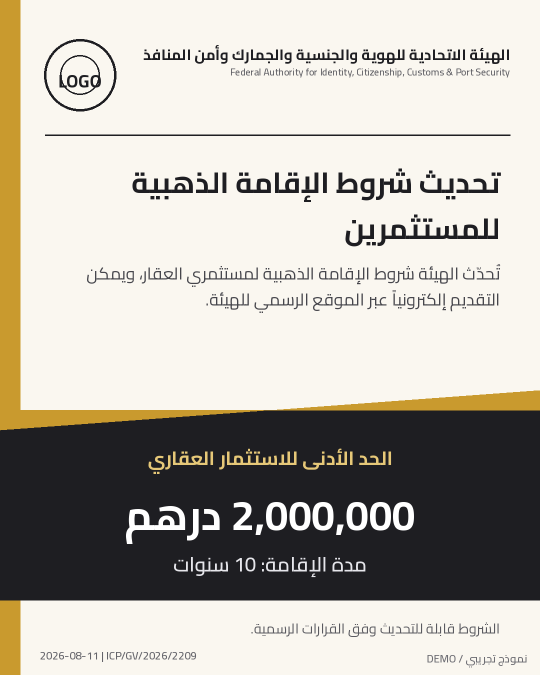
#> input picture assets/official/golden_visa_update.png, 1080 x 1350 px (shown at 1/2 size); its folder holds only this picture in this run
$ python check.py ../assets/official/golden_visa_update.png
#> lines starting #> are read from the running program, lines starting #| are printed output that depends on the picture
### engine/phash.py
"""numpy-only perceptual hash (same algorithm as imagehash.phash, hash_size=8)."""
import io
import numpy as np
from PIL import Image, ImageOps

_N = 32
_LANCZOS = getattr(Image, "Resampling", Image).LANCZOS


def _dct_matrix(n=_N):
    k = np.arange(n).reshape(-1, 1)
    i = np.arange(n).reshape(1, -1)
    return 2.0 * np.cos(np.pi * (2 * i + 1) * k / (2.0 * n))  # unnormalised DCT-II (matches scipy.fftpack.dct)


_C = _dct_matrix()


def load_pil(img):
    """Accept PIL image or bytes; return an upright image (EXIF applied)."""
    if isinstance(img, (bytes, bytearray, memoryview)):
        img = Image.open(io.BytesIO(bytes(img)))
    try:
        img = ImageOps.exif_transpose(img)
    except Exception:
        pass
    return img


def to_gray(img):
    """-> PIL 'L' image; transparency is flattened onto white."""
    img = load_pil(img)
#> in load_pil, img is the input picture: PIL image 1080x1350 RGB; mean R, G, B 184.4, 180.4, 172.2
    if img.mode in ("RGBA", "LA") or (img.mode == "P" and "transparency" in img.info):
        rgba = img.convert("RGBA")
        bg = Image.new("RGBA", rgba.size, (255, 255, 255, 255))
        img = Image.alpha_composite(bg, rgba)
    return img.convert("L")


def phash(img):
    g = to_gray(img).resize((_N, _N), _LANCZOS)
#> in to_gray, `return img.convert("L")`:
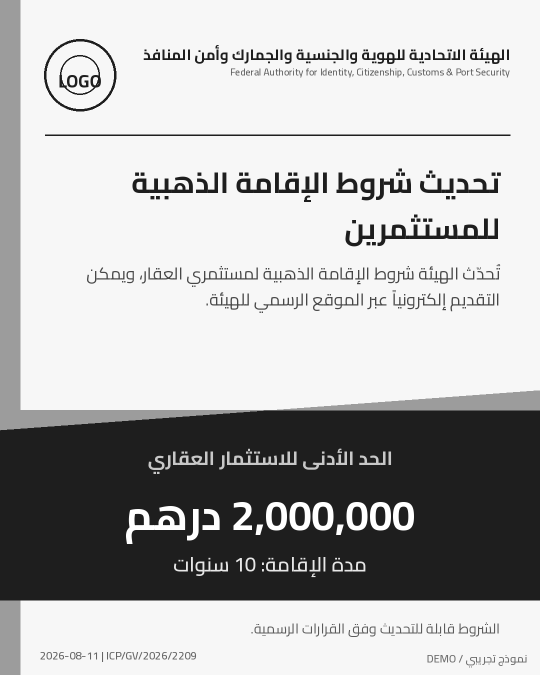
#> returned value: PIL image 1080x1350 L (shown at 1/2 size); min 30, max 255, mean 180.5
    x = np.asarray(g, dtype=np.float64)
    d = _C @ x @ _C.T
    low = d[:8, :8]
    bits = (low > np.median(low)).flatten()
    return "%016x" % int("".join("1" if b else "0" for b in bits), 2)


def hamming(a_hex, b_hex):
    return bin(int(a_hex, 16) ^ int(b_hex, 16)).count("1")

### engine/image_check.py
"""Image verification: pHash match against registry, then a localised pixel-level tamper check.

Tamper check (v2): both images are resized to a common fine grid (FINE_W wide), lightly blurred, and diffed.
The verdict is `altered` when EITHER the global changed fraction exceeds TAMPER_PCT OR any small WIN x WIN
window holds at least TAMPER_WIN_PX changed pixels. The second rule is what catches a one-digit date or amount
edit, which is a tiny share of the picture but concentrated in one spot. Genuine copies (recompression, resize,
screenshots) spread tiny differences thinly, so they never fill a window. A copy that was cropped/shifted slightly
is re-aligned before it is called altered. Alignment only moves the comparison box (4 numbers); it cannot make a
changed digit disappear.
"""
import io
import numpy as np
from PIL import Image, ImageFilter

from . import config
from .phash import phash, hamming, to_gray, load_pil

_LANCZOS = getattr(Image, "Resampling", Image).LANCZOS
_OFFICIAL_CACHE = {}   # image_path -> grey PIL image
_REF_CACHE = {}        # (image_path, size) -> blurred float array of the official at that grid


# [72 lines left out: functions _fine_size, _fine, _official, _ref, _box_sum_max, _window and 2 more, not called in this run]


def _tampered(pct, win, need):
    return pct > config.TAMPER_PCT or win >= need


# [16 lines left out: functions _heat, _spread_cells, not called in this run]


def _best(h, rows):
    best, bd = None, 64
    for r in rows or ():
        if not r.get("phash"):
            continue
        d = hamming(h, r["phash"])
        if best is None or d < bd:
            best, bd = r, d
    return best, bd


def verify_image(image_bytes, registry, load_image, known_fakes=()):
    img = load_pil(image_bytes)
    img.load()
    h = phash(img)
    best, dist = _best(h, registry)

    gray = to_gray(img)
    W, H = gray.size
    box = None          # source box (x0,y0,x1,y1) of the post inside the picture; None = the whole picture
    if (best is None or dist > config.MATCH_THRESH) and config.CROP_SEARCH:
        # The post may sit inside a bigger picture (phone screenshot with status/browser bars).
        from . import crop
        cd, crow, cbox = crop.search(img, list(registry or ()) + list(known_fakes or ()))
        if crow is not None and cd <= config.CROP_MATCH_THRESH:
            if crow in list(known_fakes or ()):
                return {"verdict": "unverified", "matched_id": None, "distance": int(cd),
                        "changed_pct": None, "heat": None,
                        "detail": crow.get("detail") or crow.get("title", "")}
            og = _official(crow["image_path"], load_image)
            box = crop.align(gray, cbox, og, _fine_size(og, cbox[2] - cbox[0]))
            best, dist = crow, cd

    if best is None or dist > config.MATCH_THRESH:
        fake, fd = _best(h, known_fakes)
        if fake is not None and fd <= config.MATCH_THRESH:
            return {"verdict": "unverified", "matched_id": None, "distance": int(fd),
                    "changed_pct": None, "heat": None, "detail": fake.get("detail") or fake.get("title", "")}
        return {"verdict": "unverified", "matched_id": None, "distance": int(dist),
                "changed_pct": None, "heat": None, "detail": "No match in the official registry"}

    og = _official(best["image_path"], load_image)
    size = _fine_size(og, (box[2] - box[0]) if box is not None else W)
    b = _ref(best["image_path"], og, size)
    changed, pct, win, need = _score(_fine(gray, size, box), b)
    if _tampered(pct, win, need) and box is None and _spread_cells(changed) >= config.REALIGN_CELLS:
        # Maybe the copy was only cropped/shifted a little: re-align once and keep the better score.
        from . import crop
        # (a) the post sits inside the picture with a margin, (b) the picture is a crop of the post.
        try:
            box2 = crop.align(gray, (0.0, 0.0, float(W), float(H)), og, size)
            c2, p2, w2, _n = _score(_fine(gray, size, box2), b)
            if (p2, w2) < (pct, win):
                changed, pct, win, box = c2, p2, w2, box2
        except (ValueError, SystemError):      # degenerate box: keep the unaligned score (never raise on a user image)
            pass
        if _tampered(pct, win, need):
            try:
                ow, oh = og.size
                sub = crop.align(og, (0.0, 0.0, float(ow), float(oh)), gray, size)
                c3, p3, w3, _n = _score(_fine(gray, size), _fine(og, size, sub))
                if (p3, w3) < (pct, win):
                    changed, pct, win = c3, p3, w3
            except (ValueError, SystemError):
                pass
    base = {"matched_id": best["id"], "distance": int(dist), "changed_pct": round(pct, 3),
            "heat": _heat(changed), "max_window_px": win}
    if box is not None and tuple(int(round(v)) for v in box) != (0, 0, W, H):
        base["crop_box"] = [int(round(v)) for v in box]
    if not _tampered(pct, win, need):
        return {"verdict": "genuine", **base, "detail": f"Matches {best['title']} ({best['issuer']})"}
    where = f"{pct:.1f}% changed" if pct >= 0.1 else "localised edit"
    return {"verdict": "altered", **base, "detail": f"Altered: {best['title']} — {where}"}

### engine/check.py
"""CLI: python -m engine.check <image> [--registry-dir assets/official]"""
import argparse
import os

from .phash import phash
from .image_check import verify_image


def main():
    ap = argparse.ArgumentParser()
    ap.add_argument("image")
    ap.add_argument("--registry-dir", default="assets/official")
    a = ap.parse_args()
    reg = []
    for fn in sorted(os.listdir(a.registry_dir)):
        stem, ext = os.path.splitext(fn)
        if ext.lower() in (".png", ".jpg", ".jpeg"):
            p = os.path.join(a.registry_dir, fn)
            with open(p, "rb") as f:
                reg.append({"id": stem, "title": stem, "issuer": "registry", "phash": phash(f.read()), "image_path": p})
#> in phash, `g = to_gray(img).resize((_N, _N), _LANCZOS)`:
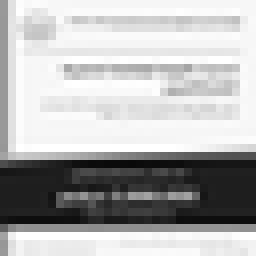
#> g: PIL image 32x32 L (shown 8 times larger); min 9, max 255, mean 180.2
#> in phash, `d = _C @ x @ _C.T`:
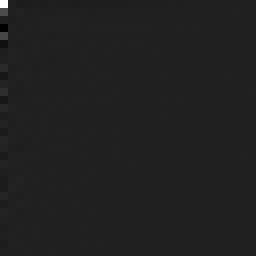
#> d: shape (32, 32) float64 (shown 8 times larger); min -108957.8, max 737992, mean 663; drawn with min black and max white

    def load(p):
        with open(p, "rb") as f:
            return f.read()

    with open(a.image, "rb") as f:
        r = verify_image(f.read(), reg, load)
#> in verify_image, `h = phash(img)`: h = 'c0a89f57a41b78f8'
#> the loop in _best, `for r in rows or ():` made 1 pass
#> (d, bd) on pass 1: (0, 0)
#> after the loop in _best, `for r in rows or ():`: bd = 0
#> in verify_image, `best, dist = _best(h, registry)`: best = {'id': 'golden_visa_update', 'title': 'golden_visa_update', 'issuer': 'registry', 'phash': 'c0a89f57a41b78f8', 'image_path': 'assets/official/golden_visa_update.png'}; dist = 0
    print(f"verdict:     {r['verdict']}\nmatched_id:  {r['matched_id']}\ndistance:    {r['distance']}\n"
          f"changed_pct: {r['changed_pct']}\ndetail:      {r['detail']}")


if __name__ == "__main__":
    main()
#> (the call stopped at in verify_image, `if (best is None or dist > config.MATCH_THRESH) and config.CROP_SEARCH:`: engine is not available in this run)

$ run again, on assets/official/rta_notice.png
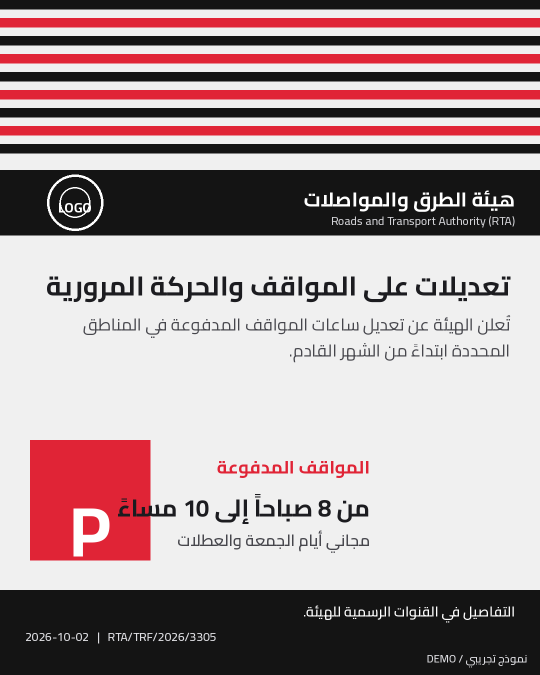
#> input picture assets/official/rta_notice.png, 1080 x 1350 px (shown at 1/2 size)
#> in load_pil, img is the input picture: PIL image 1080x1350 RGB; mean R, G, B 172, 154.2, 156
#> in to_gray, `return img.convert("L")`:
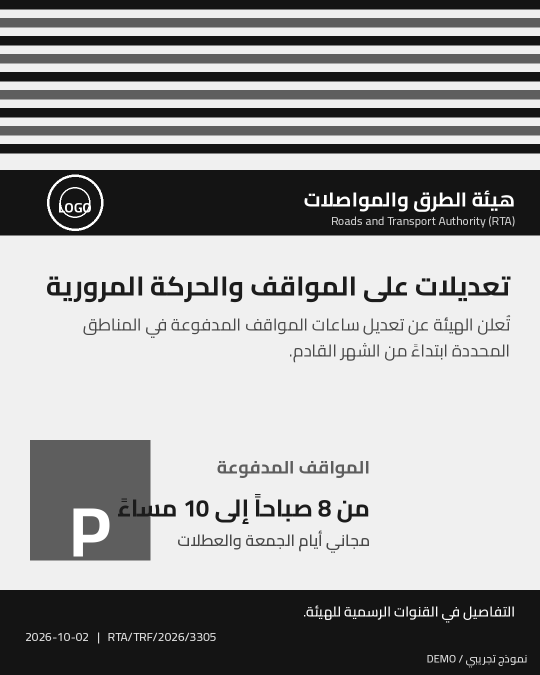
#> returned value: PIL image 1080x1350 L (shown at 1/2 size); min 20, max 255, mean 159.7
#> in phash, `d = _C @ x @ _C.T`:
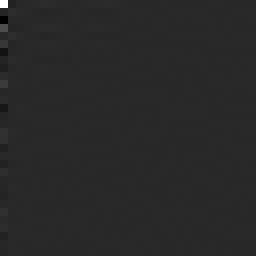
#> d: shape (32, 32) float64 (shown 8 times larger); min -125727.9, max 656044, mean 563.5; drawn with min black and max white
#> h = '9f70418f60bf1770'
#> the loop in _best, `for r in rows or ():` made 1 pass
#> (d, bd) on pass 1: (0, 0)
#> after the loop in _best, `for r in rows or ():`: bd = 0
#> in verify_image, `best, dist = _best(h, registry)`: best = {'id': 'rta_notice', 'title': 'rta_notice', 'issuer': 'registry', 'phash': '9f70418f60bf1770', 'image_path': 'assets/official/rta_notice.png'}; dist = 0

$ run again, on assets/official/school_calendar.png
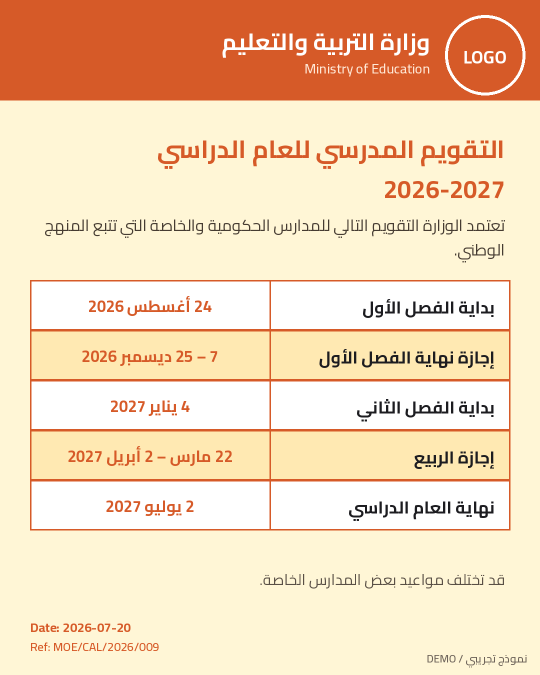
#> input picture assets/official/school_calendar.png, 1080 x 1350 px (shown at 1/2 size)
#> in load_pil, img is the input picture: PIL image 1080x1350 RGB; mean R, G, B 244.3, 214.8, 183.3
#> in to_gray, `return img.convert("L")`:
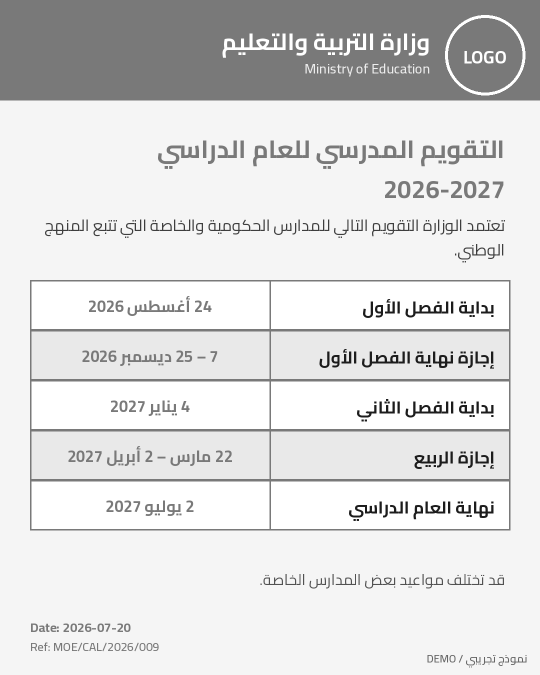
#> returned value: PIL image 1080x1350 L (shown at 1/2 size); min 28, max 255, mean 219.9
#> in phash, `d = _C @ x @ _C.T`:
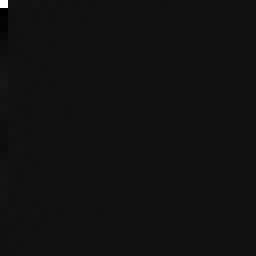
#> d: shape (32, 32) float64 (shown 8 times larger); min -65287.6, max 900300, mean 683.9; drawn with min black and max white
#> h = 'da3115181d151fef'
#> the loop in _best, `for r in rows or ():` made 1 pass
#> (d, bd) on pass 1: (0, 0)
#> after the loop in _best, `for r in rows or ():`: bd = 0
#> in verify_image, `best, dist = _best(h, registry)`: best = {'id': 'school_calendar', 'title': 'school_calendar', 'issuer': 'registry', 'phash': 'da3115181d151fef', 'image_path': 'assets/official/school_calendar.png'}; dist = 0

$ run again, on assets/official/icp_emirates_id.png
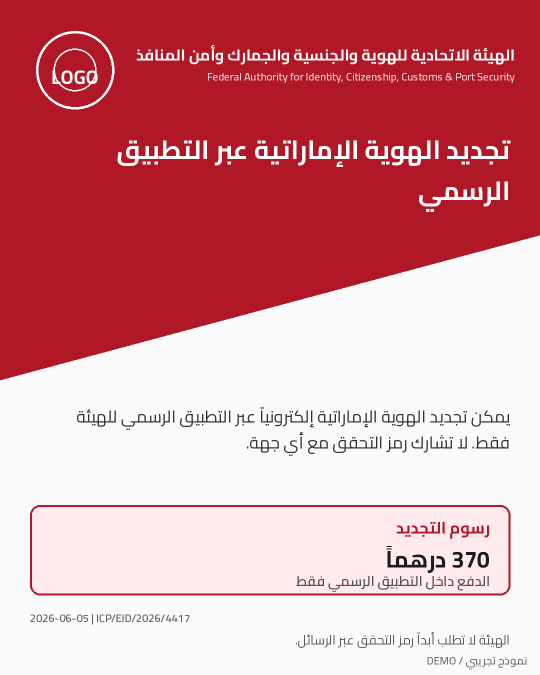
#> input picture assets/official/icp_emirates_id.png, 1080 x 1350 px (shown at 1/2 size)
#> in load_pil, img is the input picture: PIL image 1080x1350 RGB; mean R, G, B 215.4, 145.7, 153.2
#> in to_gray, `return img.convert("L")`:
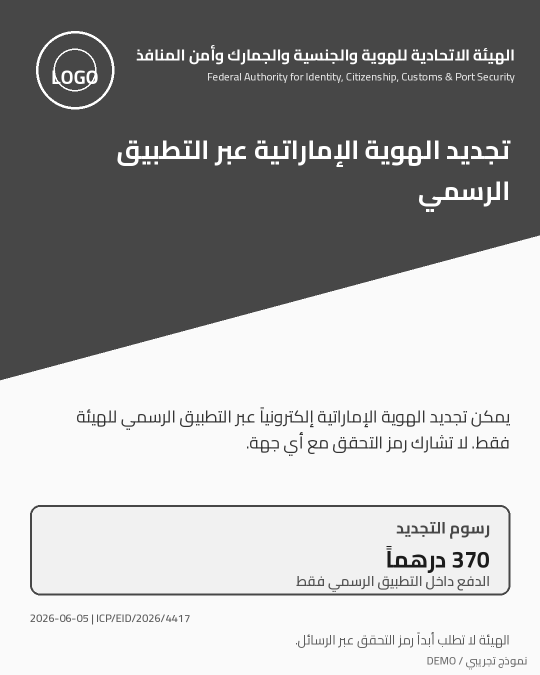
#> returned value: PIL image 1080x1350 L (shown at 1/2 size); min 28, max 255, mean 167.2
#> in phash, `d = _C @ x @ _C.T`:
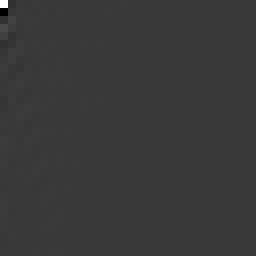
#> d: shape (32, 32) float64 (shown 8 times larger); min -200420.4, max 684436, mean 467.4; drawn with min black and max white
#> h = '8a355ed0943a6dcb'
#> the loop in _best, `for r in rows or ():` made 1 pass
#> (d, bd) on pass 1: (0, 0)
#> after the loop in _best, `for r in rows or ():`: bd = 0
#> in verify_image, `best, dist = _best(h, registry)`: best = {'id': 'icp_emirates_id', 'title': 'icp_emirates_id', 'issuer': 'registry', 'phash': '8a355ed0943a6dcb', 'image_path': 'assets/official/icp_emirates_id.png'}; dist = 0
